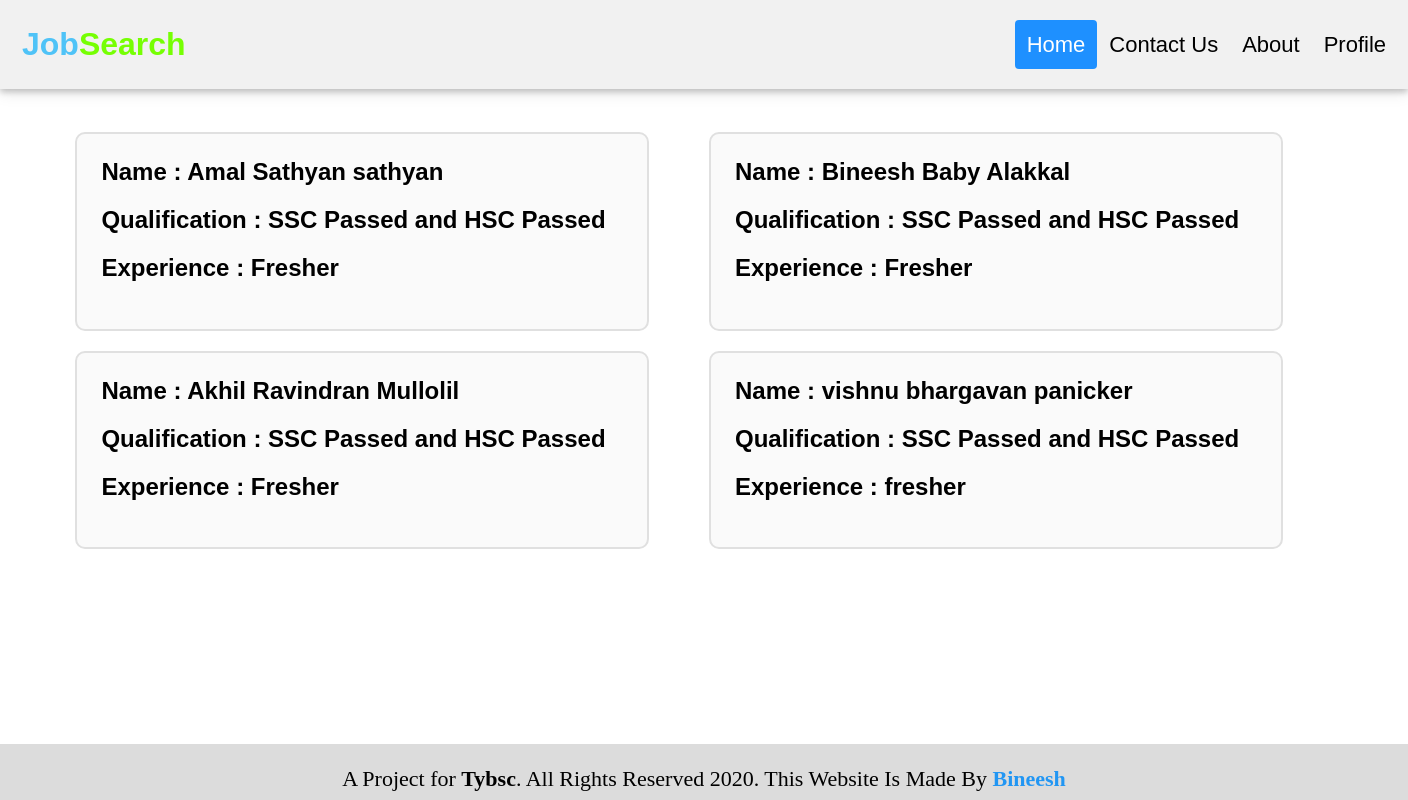
The app's page /home.php (signed in) with its own data.
### tables this page shows
CREATE TABLE IF NOT EXISTS `person` (
  `srno` varchar(250) NOT NULL,
  `firstname` varchar(250) NOT NULL,
  `middlename` varchar(250) NOT NULL,
  `lastname` varchar(250) NOT NULL,
  `phoneno` varchar(250) NOT NULL,
  `emailid` varchar(250) NOT NULL,
  `gender` varchar(250) NOT NULL,
  `password` varchar(250) NOT NULL,
  `date` varchar(250) NOT NULL,
  `month` varchar(250) NOT NULL,
  `year` varchar(250) NOT NULL,
  `status` varchar(250) NOT NULL,
  `nationality` varchar(250) NOT NULL,
  `language` varchar(250) NOT NULL,
  `address` varchar(250) NOT NULL,
  `hobbies` varchar(250) NOT NULL,
  `experience` varchar(250) NOT NULL,
  `ssc` varchar(250) NOT NULL,
  `sscyear` varchar(250) NOT NULL,
  `sscfrom` varchar(250) NOT NULL,
  `sscpercentage` varchar(250) NOT NULL,
  `hsc` varchar(250) NOT NULL,
  `hscyear` varchar(250) NOT NULL,
  `hscfrom` varchar(250) NOT NULL,
  `hscpercentage` varchar(250) NOT NULL,
  `skills` varchar(250) NOT NULL,
  `imagesrc` varchar(250) NOT NULL,
  PRIMARY KEY (`srno`,`phoneno`,`emailid`,`password`)
);

### home.php (the view, shortened to what this page needs)
<?php
	include("connection.php");
	$personuser = $_SESSION['pun'];
	$companyuser = $_SESSION['cun'];
?>
<!DOCTYPE html>
<html>
	<head>
		<link rel="stylesheet" href="css/header.css">
		<link rel="stylesheet" href="css/footer.css">
		<link rel="stylesheet" href="css/rowcolstyle.css">
		<link rel="stylesheet" href="css/homestyle.css">
	</head>
	<body>
		<div class="header" id="navbar">
			<a href="home.php" class="logo"><span style="color:#4FC3F7;">Job</span><span style="color:#76FF03;">Search</span></a>
			<div class="header-right">
				<a href="home.php" class="active">Home</a>
				<a href="contact.php">Contact Us</a>
				<a href="about.php">About</a>
				<?php
					if($personuser){
						?> <a href="profile.php">Profile</a> <?php
					}
					else if($companyuser){
						?> <a href="company.php">Profile</a> <?php
					}
				?>
			</div>
		</div>
		<div class="content">
			<div class="homedesign">
				<div class="row">
					<?php
						if($companyuser){
							$personquery = "select * from person";
							$persondata = mysqli_query($conn, $personquery);
							while($personresult = mysqli_fetch_assoc($persondata)){
								?>
								<div class="col">
									<div class="boxtitle">
										<form action="" method="post">
											<h2>Name : <?php echo $personresult['firstname']." ".$personresult['middlename']." ".$personresult['lastname'];?></h2>
											<h2>Qualification : <?php echo "SSC ".$personresult['ssc']." and HSC ".$personresult['hsc'];?></h2>
											<h2>Experience : <?php echo $personresult['experience'];?></h2>
											<input type="submit" value="View More" name="persondetails" class="btn">
										</form>
									</div>
								</div>
								<?php
							}
						}
					?>
				</div>
			</div>
		</div>
		<div class="footer">
			<p>A Project for <b>Tybsc</b>. All Rights Reserved <i class="fa fa-copyright" aria-hidden="true"></i> 2020. This Website Is Made By <a href="">Bineesh</a></p>
		</div>
	</body>
</html>

### css/header.css (style rules this page uses)
* { box-sizing: border-box; }
body { margin: 0; font-family: Arial, Helvetica, sans-serif; }
.header { overflow: hidden; background-color: #f1f1f1; padding: 20px 10px; box-shadow: 0 3px 6px 0 rgba(0, 0, 0, 0.2), 0 4px 15px 0 rgba(0, 0, 0, 0.10); }
.header a { float: left; color: black; text-align: center; padding: 12px; text-decoration: none; font-size: 22px; line-height: 25px; border-radius: 4px; }
.header a.logo { font-size: 32px; font-weight: bold; }
.header a.active { background-color: dodgerblue; color: white; }
.header-right { float: right; }

### css/footer.css (style rules this page uses)
.footer { position: fixed; left: 0; bottom: 0; width: 100%; height: 7%; background-color: #DCDCDC; color: black; text-align: center; }
.footer p { font-size: 22px; font-family: Cambria; }
.footer p a { text-decoration: none; font-weight: bold; color: #2196F3; }

### css/rowcolstyle.css (style rules this page uses)
.row:after { content: ""; display: table; clear: both; }
.col { float: left; width: 50%; margin-top: 10px; padding: 5px; }

### css/homestyle.css (style rules this page uses)
* { box-sizing: border-box; }
body { margin: 0; }
.homedesign { margin-top:1%; margin-left: 4%; margin-right: 4%; margin-bottom: 6%; padding: 1%; }
.boxtitle { background-color: #FAFAFA; border: 2px solid #E0E0E0; border-radius: 10px; padding: 4px; margin-right: 50px; }
.boxtitle h2 { margin-left: 20px; }
.btn { margin-left: 690px; background: transparent; color: blue; border: none; font-size: 18px; }

### records on screen
person: firstname "Amal", middlename "Sathyan", lastname "sathyan", ssc "Passed", hsc "Passed", experience "Fresher"
person: firstname "Bineesh", middlename "Baby", lastname "Alakkal", ssc "Passed", hsc "Passed", experience "Fresher"
person: firstname "Akhil", middlename "Ravindran", lastname "Mullolil", ssc "Passed", hsc "Passed", experience "Fresher"
person: firstname "vishnu", middlename "bhargavan", lastname "panicker", ssc "Passed", hsc "Passed", experience "fresher"
